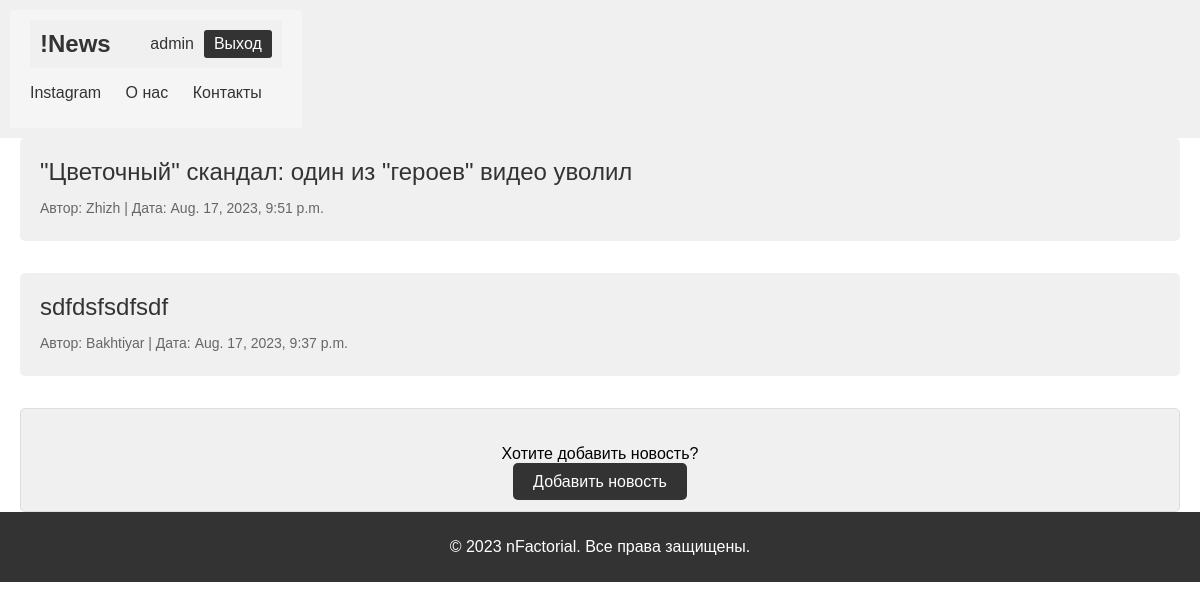
The app's page /news/ (signed in) with its own data.
### news/models.py (models this page shows, shortened)
class News(models.Model):
    author = models.ForeignKey(User, on_delete=models.CASCADE, null=True)
    title = models.TextField(max_length=50)
    content = models.TextField(max_length=200)
    created_at = models.DateTimeField(auto_now_add=True)

### news/views.py (the view)
# urls.py: path('', views.get_news, name='news'),
def get_news(request):
    news = News.objects.order_by("-created_at")
    user_is_moderator = request.user.groups.filter(name='moderators').exists()
    context = {"news": news,
               'user_is_moderator': user_is_moderator,
               }
    return render(request, "news/news.html", context)

### news/templates/news/news.html (shortened to what this page needs)
{% extends "news/base.html" %}
{% block content %}
    <div class="news-list">
        {% for item in news %}
        <div class="news">
            <a class="news-title"href="{% url 'news:get_page' item.id %}">{{ item.title }}</a>
            <p class="news-info">
                Автор: {{ item.author }} | Дата: {{ item.created_at }}
            </p>
        </div>
        {% endfor %}
    </div>
    <div class="add-news-block">
        <p>Хотите добавить новость?</p>
        <a href="{% url 'news:create_news' %}" class="btn-add-news">Добавить новость</a>
    </div>
{% endblock %}

### news/templates/news/base.html (shortened to what this page needs)
<!DOCTYPE html>
<html lang="en">
<head>
    {% load static %}
    <link rel="stylesheet" href="{% static 'news/style.css' %}">
</head>
<body>
    <header class="header">
        <nav class="nav">
            <div class="container">
                {% if user.is_authenticated %}
                    <div class="header">
                        <a href="{% url 'news:news' %}" class="logo">!News</a>
                        <div class="user-bar">
                            <span class="username">{{ user.username }}</span>
                            <a href="{% url 'logout' %}" class="btn-logout">Выход</a>
                        </div>
                    </div>
                {% endif %}
                <ul class="menu">
                    <li><a href="https://www.instagram.com/thetwelvepartformulaofbeing/" target="_blank">Instagram</a></li>
                    <li><a href="https://www.nfactorial.school/nfactorial-team" target="_blank">О нас</a></li>
                    <li><a href="https://www.nfactorial.school/" target="_blank">Контакты</a></li>
                </ul>
            </div>
        </nav>
    </header>
    <main class="main">
        <div class="container">
            {% block content %}
            {% endblock %}
        </div>
    </main>
    <footer class="footer">
        <div class="container">
            <p>&copy; 2023 nFactorial. Все права защищены.</p>
        </div>
    </footer>
</body>
</html>

### news/static/news/style.css (style rules this page uses)
body { font-family: Arial, sans-serif; margin: 0; padding: 0; }
.header { background-color: #333; color: white; padding: 10px 0; }
.nav { background-color: #f5f5f5; padding: 10px 0; }
.container { max-width: 1200px; margin: 0 auto; padding: 0 20px; }
.logo { font-size: 24px; color: #333; text-decoration: none; font-weight: bold; }
.menu { list-style-type: none; padding: 0; }
.menu li { display: inline; margin-right: 20px; }
.menu a { text-decoration: none; color: #333; }
.footer { background-color: #333; color: white; padding: 10px 0; text-align: center; }
.add-news-block { background-color: #f0f0f0; border: 1px solid #ddd; padding: 20px; border-radius: 5px; text-align: center; }
.add-news-block p { margin-bottom: 10px; }
.btn-add-news { background-color: #333; color: white; padding: 10px 20px; font-size: 16px; border-radius: 5px; text-decoration: none; transition: background-color 0.3s ease-in-out; }
.username { color: #333; margin-right: 10px; }
.header { display: flex; justify-content: space-between; align-items: center; background-color: #f0f0f0; padding: 10px; }
.user-bar { display: flex; align-items: center; }
.btn-logout { background-color: #333; color: white; padding: 5px 10px; border-radius: 3px; text-decoration: none; transition: background-color 0.3s ease-in-out; }
.news-list { display: flex; flex-direction: column; }
.news { background-color: #f0f0f0; padding: 20px; border-radius: 5px; }
.news-title { text-decoration: none; color: #333; font-size: 24px; margin-bottom: 10px; }
.news-info { color: #666; font-size: 14px; margin-bottom: 5px; }

### records on screen
News: title "\"Цветочный\" скандал: один из \"героев\" видео уволил", author "Zhizh", created_at "Aug. 17, 2023, 9:51 p.m."
News: title "sdfdsfsdfsdf", author "Bakhtiyar", created_at "Aug. 17, 2023, 9:37 p.m."

### other values on screen
{{ user.username }} "admin"
